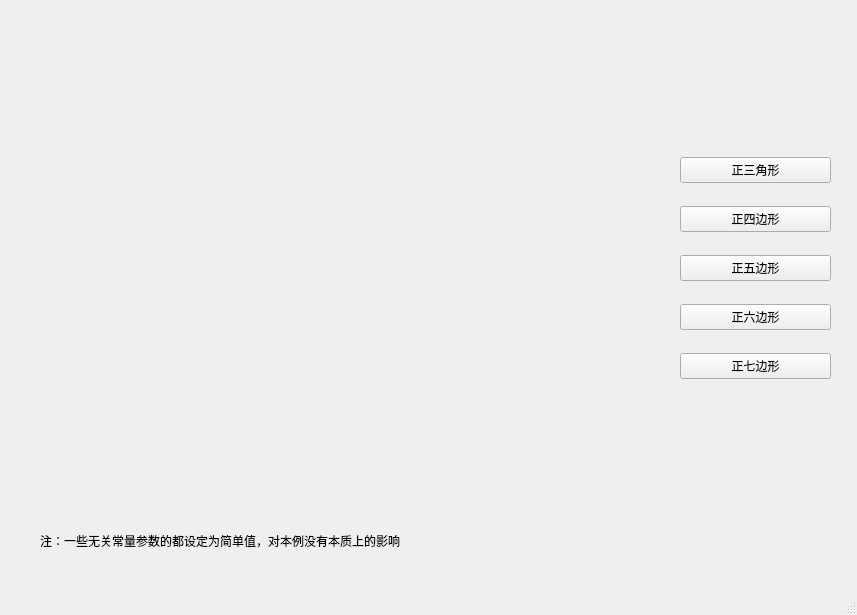
<?xml version="1.0" encoding="UTF-8"?>
<ui version="4.0">
 <class>MainWindow</class>
 <widget class="QMainWindow" name="MainWindow">
  <property name="geometry">
   <rect>
    <x>0</x>
    <y>0</y>
    <width>857</width>
    <height>615</height>
   </rect>
  </property>
  <property name="windowTitle">
   <string>MainWindow</string>
  </property>
  <property name="windowIcon">
   <iconset>
    <normaloff>:/image/Figure_1.png</normaloff>:/image/Figure_1.png</iconset>
  </property>
  <widget class="QWidget" name="centralwidget">
   <widget class="QLabel" name="label_3">
    <property name="geometry">
     <rect>
      <x>40</x>
      <y>10</y>
      <width>621</width>
      <height>491</height>
     </rect>
    </property>
    <property name="styleSheet">
     <string notr="true">image:url(:/新前缀/Ideas/Figure_1.png)</string>
    </property>
    <property name="text">
     <string/>
    </property>
    <property name="textFormat">
     <enum>Qt::AutoText</enum>
    </property>
    <property name="pixmap">
     <pixmap>:/image/Triangle.png</pixmap>
    </property>
   </widget>
   <widget class="QLabel" name="label_4">
    <property name="geometry">
     <rect>
      <x>40</x>
      <y>530</y>
      <width>621</width>
      <height>21</height>
     </rect>
    </property>
    <property name="text">
     <string>注：一些无关常量参数的都设定为简单值，对本例没有本质上的影响</string>
    </property>
   </widget>
   <widget class="QWidget" name="">
    <property name="geometry">
     <rect>
      <x>680</x>
      <y>140</y>
      <width>151</width>
      <height>261</height>
     </rect>
    </property>
    <layout class="QVBoxLayout" name="verticalLayout">
     <item>
      <widget class="QPushButton" name="pBt_3">
       <property name="text">
        <string>正三角形</string>
       </property>
      </widget>
     </item>
     <item>
      <widget class="QPushButton" name="pBt_4">
       <property name="text">
        <string>正四边形</string>
       </property>
      </widget>
     </item>
     <item>
      <widget class="QPushButton" name="pBt_5">
       <property name="text">
        <string>正五边形</string>
       </property>
      </widget>
     </item>
     <item>
      <widget class="QPushButton" name="pBt_6">
       <property name="text">
        <string>正六边形</string>
       </property>
      </widget>
     </item>
     <item>
      <widget class="QPushButton" name="pBt_7">
       <property name="text">
        <string>正七边形</string>
       </property>
      </widget>
     </item>
    </layout>
   </widget>
  </widget>
  <widget class="QMenuBar" name="menubar">
   <property name="geometry">
    <rect>
     <x>0</x>
     <y>0</y>
     <width>857</width>
     <height>30</height>
    </rect>
   </property>
  </widget>
  <widget class="QStatusBar" name="statusbar"/>
 </widget>
 <resources>
  <include location="source.qrc"/>
 </resources>
 <connections/>
</ui>
